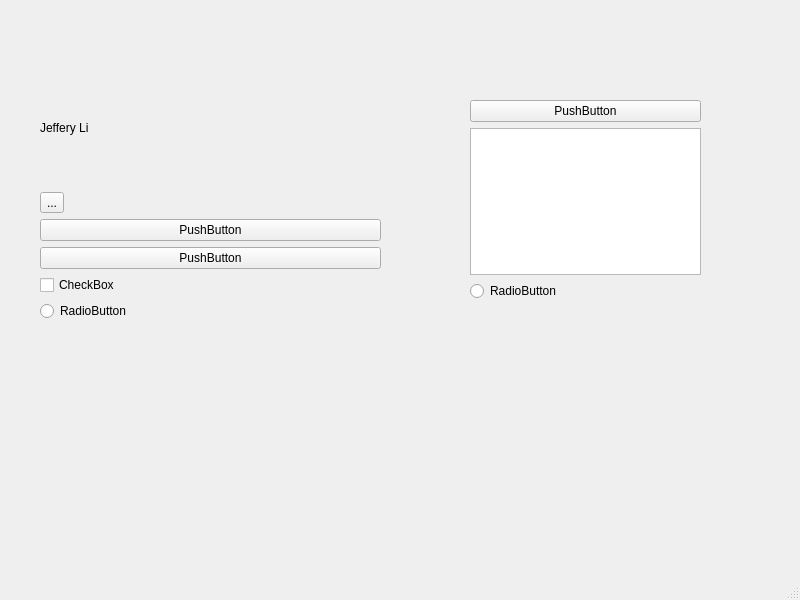
<?xml version="1.0" encoding="UTF-8"?>
<ui version="4.0">
 <class>MainWindow</class>
 <widget class="QMainWindow" name="MainWindow">
  <property name="geometry">
   <rect>
    <x>0</x>
    <y>0</y>
    <width>800</width>
    <height>600</height>
   </rect>
  </property>
  <property name="windowTitle">
   <string>MainWindow</string>
  </property>
  <widget class="QWidget" name="centralwidget">
   <widget class="QWidget" name="verticalLayoutWidget">
    <property name="geometry">
     <rect>
      <x>470</x>
      <y>100</y>
      <width>231</width>
      <height>201</height>
     </rect>
    </property>
    <layout class="QVBoxLayout" name="verticalLayout_2">
     <item>
      <widget class="QPushButton" name="pushButton_3">
       <property name="text">
        <string>PushButton</string>
       </property>
      </widget>
     </item>
     <item>
      <widget class="QTreeView" name="treeView"/>
     </item>
     <item>
      <widget class="QRadioButton" name="radioButton_2">
       <property name="text">
        <string>RadioButton</string>
       </property>
      </widget>
     </item>
    </layout>
   </widget>
   <widget class="QWidget" name="">
    <property name="geometry">
     <rect>
      <x>40</x>
      <y>70</y>
      <width>341</width>
      <height>251</height>
     </rect>
    </property>
    <layout class="QVBoxLayout" name="verticalLayout">
     <item>
      <widget class="QLabel" name="label">
       <property name="text">
        <string>Jeffery Li</string>
       </property>
      </widget>
     </item>
     <item>
      <widget class="QToolButton" name="toolButton">
       <property name="text">
        <string>...</string>
       </property>
      </widget>
     </item>
     <item>
      <widget class="QPushButton" name="pushButton">
       <property name="text">
        <string>PushButton</string>
       </property>
      </widget>
     </item>
     <item>
      <widget class="QPushButton" name="pushButton_2">
       <property name="text">
        <string>PushButton</string>
       </property>
      </widget>
     </item>
     <item>
      <widget class="QCheckBox" name="checkBox">
       <property name="text">
        <string>CheckBox</string>
       </property>
      </widget>
     </item>
     <item>
      <widget class="QRadioButton" name="radioButton">
       <property name="text">
        <string>RadioButton</string>
       </property>
      </widget>
     </item>
    </layout>
   </widget>
  </widget>
  <widget class="QMenuBar" name="menubar">
   <property name="geometry">
    <rect>
     <x>0</x>
     <y>0</y>
     <width>800</width>
     <height>26</height>
    </rect>
   </property>
  </widget>
  <widget class="QStatusBar" name="statusbar"/>
 </widget>
 <resources/>
 <connections/>
</ui>
